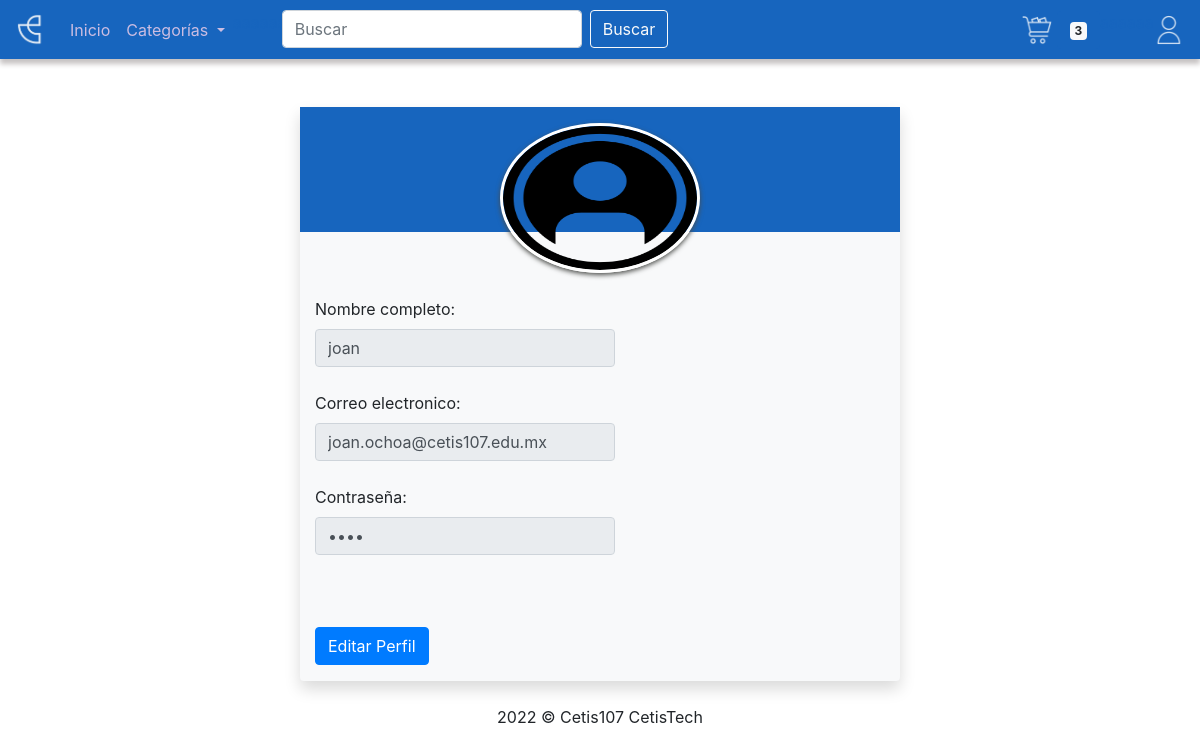
The app's page /CetisTech_parcial3/entro/perfil.php (signed in) with its own data.
### tables this page shows
CREATE TABLE `usuarios` (
  `id_usuario` int(11) NOT NULL,
  `email` varchar(200) NOT NULL,
  `usuario` varchar(200) NOT NULL,
  `password` varchar(200) NOT NULL,
  `imagen` varchar(100) NOT NULL
);

### CetisTech_parcial3/entro/perfil.php (the view, shortened to what this page needs)
<!DOCTYPE html>
<html lang="en">
<head>
    <link rel="stylesheet" href="css/bootstrap.css">
</head>
<body class="fondo2">
  <?php include 'menu.php'; ?>
  <?php
    include '../conexionConBD.php';
    $id = $_SESSION['id_perfil_registro'];
    $sql = "SELECT * FROM usuarios WHERE id_usuario=" . $id;
    $resultado = $conexion->query($sql);
    $registro = $resultado->fetch_assoc();
?>
    <div class="container w-50 bg-light mt-5 align-left rounded shadow">
        <div class="row align-items-stretch">
            <div class="col">
                     <div class="mb-4 mt-3 text-center">
                        <img class="img-redonda" width="200px" height="150px" src="<?php echo $registro['imagen']; ?>">
                    </div>
                    <div class="mb-4">
                        <label for="inputUsuario" class="form-label">Nombre completo:</label>
                        <input type="text" class="form-control" name="inputUsuario" value="<?php echo $registro["usuario"]; ?>"disabled>
                    </div>
                    <div class="mb-4">
                        <label for="inputUsuario" class="form-label">Correo electronico:</label>
                        <input type="text" class="form-control" name="inputUsuario" value="<?php echo $registro["email"]; ?>"disabled>
                    </div>
                    <div class="mb-4">
                        <label for="inputPassword" class="form-label">Contraseña:</label>
                        <input type="password" class="form-control" name="inputPassword" value="<?php echo $registro["password"]; ?>"disabled>
                    </div>
                    <ul class="list-unstyled mb-1-9">
                                    <br><br>
                                    <?php
                                        include "editarPerfil.php";
                                    ?>
            </div>
        </div>
  <footer class="text-center">
      <br>
      2022 &copy; Cetis107 CetisTech
  </footer>
</body>
</html>

### CetisTech_parcial3/entro/perfil.php (style rules this page uses)
.img-redonda { position: relative; border-radius: 50%; border: 3px solid #fff; box-shadow: 0 2px 5px #4B4D4A; }

### CetisTech_parcial3/entro/menu.php (style rules this page uses)
.form-control { width: 300px; }

### records on screen
usuarios: imagen (picture), inputUsuario "joan", inputUsuario "joan.ochoa@cetis107.edu.mx"

### other values on screen
$count "3"
